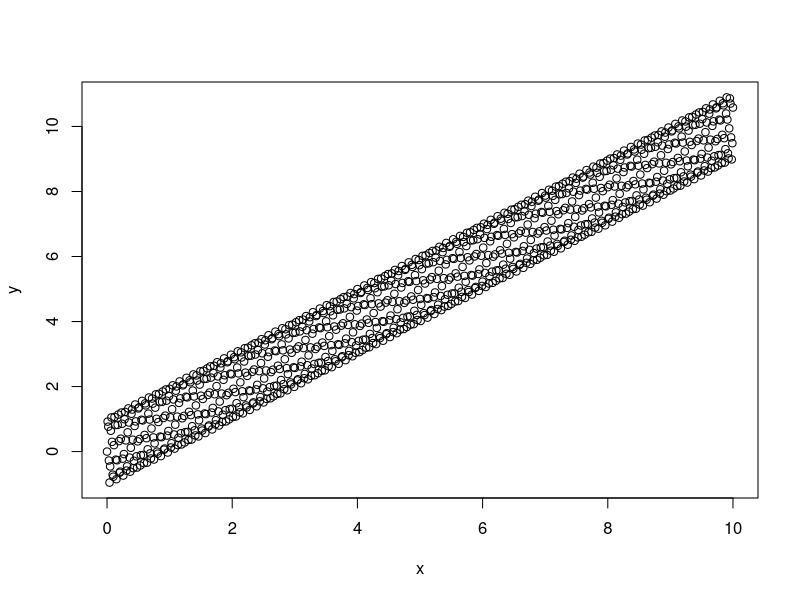
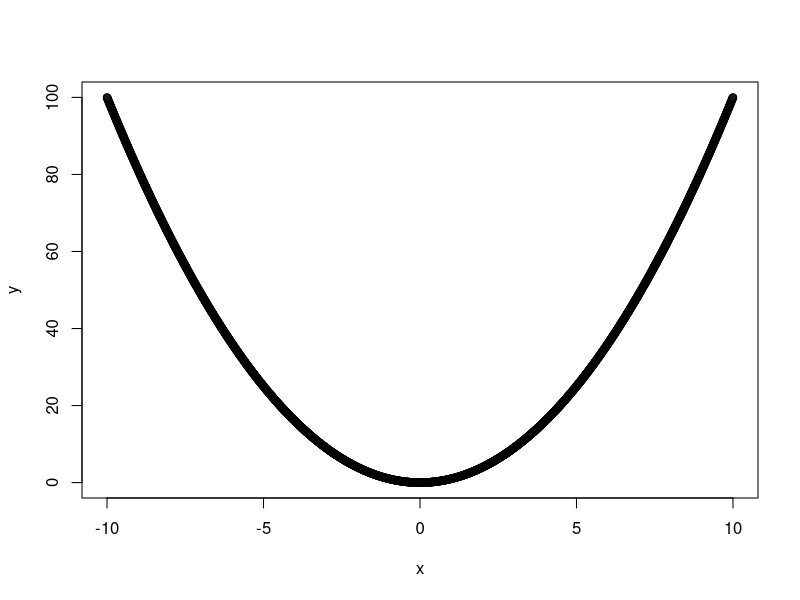

R code for these plots, in order:
#---------------- Spearman CC test --------------

x <- seq(0,10, by = 0.01)
x
y <- sin(2000*x) + x
y
plot(y~x)

cor(x,y)
cor(x,y, method = "spearman" )

x <- seq(-10,10, by = 0.01)

y <- x*x
plot(y~x)

cor(x,y)
cor(x,y, method = "spearman" )
